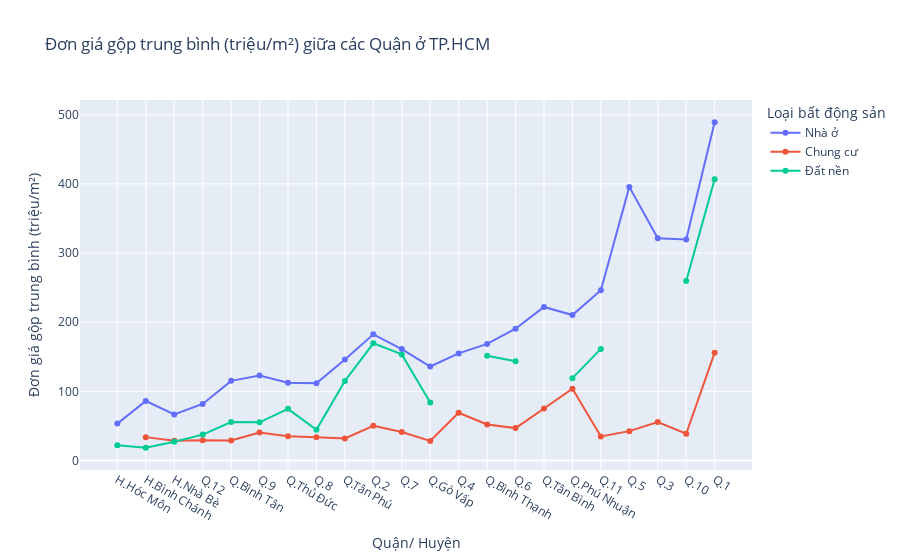

Notebook cell for this chart:
### Code cell
import plotly.graph_objects as go

fig = go.Figure()
fig.add_trace(go.Line(name="Nhà ở", x=hcm_stat['Quận'], y=hcm_stat['Đơn giá gộp nhà ở'], mode='lines+markers'))
fig.add_trace(go.Line(name="Chung cư", x=hcm_stat['Quận'], y=hcm_stat['Đơn giá gộp chung cư'], mode='lines+markers'))
fig.add_trace(go.Line(name="Đất nền", x=hcm_stat['Quận'], y=hcm_stat['Đơn giá gộp đất nền'], mode='lines+markers'))

fig.update_layout(
    title="Đơn giá gộp trung bình (triệu/m²) giữa các Quận ở TP.HCM",
    xaxis_title="Quận/ Huyện",
    yaxis_title="Đơn giá gộp trung bình (triệu/m²)",
    legend_title="Loại bất động sản"
)
fig.show()

### Figure 1 — Plotly figure (JSON) as saved in the notebook; plotly's stock layout.template omitted (floating-point values rounded to 4 significant figures)
{"data": [{"mode": "lines+markers", "name": "Nhà ở", "type": "scatter", "x": ["H.Hóc Môn", "H.Bình Chánh", "H.Nhà Bè", "Q.12", "Q.Bình Tân", "Q.9", "Q.Thủ Đức", "Q.8", "Q.Tân Phú", "Q.2", "Q.7", "Q.Gò Vấp", "Q.4", "Q.Bình Thạnh", "Q.6", "Q.Tân Bình", "Q.Phú Nhuận", "Q.11", "Q.5", "Q.3", "Q.10", "Q.1"], "y": [53.32, 85.96, 66.64, 81.71, 115.2, 122.8, 112.6, 111.5, 146.2, 182.4, 161.1, 135.9, 154.9, 168.5, 190.6, 222.1, 210.3, 246.3, 395.7, 321.4, 319.5, 489.2]}, {"mode": "lines+markers", "name": "Chung cư", "type": "scatter", "x": ["H.Hóc Môn", "H.Bình Chánh", "H.Nhà Bè", "Q.12", "Q.Bình Tân", "Q.9", "Q.Thủ Đức", "Q.8", "Q.Tân Phú", "Q.2", "Q.7", "Q.Gò Vấp", "Q.4", "Q.Bình Thạnh", "Q.6", "Q.Tân Bình", "Q.Phú Nhuận", "Q.11", "Q.5", "Q.3", "Q.10", "Q.1"], "y": [null, 33.75, 28.48, 29.19, 28.98, 40.48, 34.88, 33.59, 31.85, 50.12, 41.05, 28.31, 68.95, 51.98, 46.81, 75.19, 103.8, 34.7, 42.43, 55.63, 38.6, 156.0]}, {"mode": "lines+markers", "name": "Đất nền", "type": "scatter", "x": ["H.Hóc Môn", "H.Bình Chánh", "H.Nhà Bè", "Q.12", "Q.Bình Tân", "Q.9", "Q.Thủ Đức", "Q.8", "Q.Tân Phú", "Q.2", "Q.7", "Q.Gò Vấp", "Q.4", "Q.Bình Thạnh", "Q.6", "Q.Tân Bình", "Q.Phú Nhuận", "Q.11", "Q.5", "Q.3", "Q.10", "Q.1"], "y": [21.92, 18.39, 27.16, 37.39, 55.66, 55.17, 74.63, 44.3, 115, 169.4, 153.4, 83.93, null, 151.5, 143.4, null, 119.1, 161.4, null, null, 259.7, 406.8]}], "layout": {"legend": {"title": {"text": "Loại bất động sản"}}, "title": {"text": "Đơn giá gộp trung bình (triệu/m²) giữa các Quận ở TP.HCM"}, "xaxis": {"title": {"text": "Quận/ Huyện"}}, "yaxis": {"title": {"text": "Đơn giá gộp trung bình (triệu/m²)"}}}}
